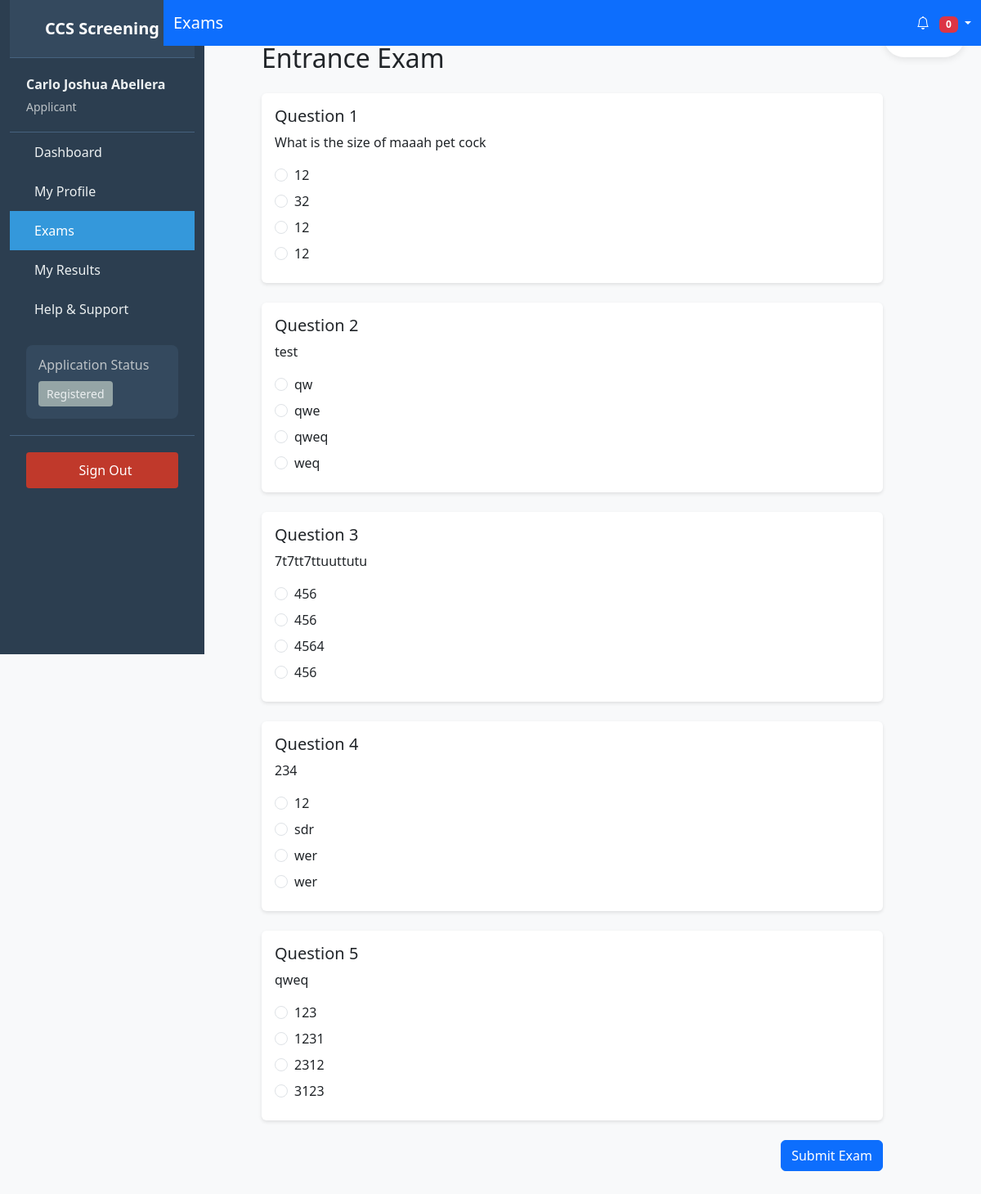
The page /applicant/exams.php?exam_id=2 (signed in) on the database its author committed.
### tables this page shows
CREATE TABLE `users` (
  `id` int(11) NOT NULL,
  `email` varchar(255) NOT NULL,
  `password` varchar(255) NOT NULL,
  `first_name` varchar(100) NOT NULL,
  `last_name` varchar(100) NOT NULL,
  `role` enum('super_admin','admin','applicant') NOT NULL,
  `status` enum('active','inactive','pending','approved','rejected') DEFAULT 'pending',
  `created_at` timestamp NOT NULL DEFAULT current_timestamp(),
  `updated_at` timestamp NOT NULL DEFAULT current_timestamp() ON UPDATE current_timestamp(),
  `updated_by` int(11) DEFAULT NULL
);

CREATE TABLE `exams` (
  `id` int(11) NOT NULL,
  `title` varchar(255) NOT NULL,
  `description` text DEFAULT NULL,
  `type` enum('mcq','coding') NOT NULL,
  `part` enum('1','2') NOT NULL,
  `duration_minutes` int(11) NOT NULL,
  `passing_score` int(11) NOT NULL,
  `status` enum('draft','published','archived') NOT NULL DEFAULT 'draft',
  `created_by` int(11) NOT NULL,
  `created_at` timestamp NOT NULL DEFAULT current_timestamp(),
  `updated_at` timestamp NOT NULL DEFAULT current_timestamp() ON UPDATE current_timestamp(),
  `instructions` text DEFAULT NULL
);

CREATE TABLE `questions` (
  `id` int(11) NOT NULL,
  `exam_id` int(11) NOT NULL,
  `question_text` text NOT NULL,
  `question_type` enum('multiple_choice','coding') NOT NULL,
  `points` int(11) NOT NULL DEFAULT 1,
  `coding_template` text DEFAULT NULL,
  `test_cases` text DEFAULT NULL,
  `solution` text DEFAULT NULL,
  `explanation` text DEFAULT NULL,
  `options` longtext DEFAULT NULL CHECK (json_valid(`options`)),
  `correct_answer` text DEFAULT NULL,
  `created_at` timestamp NOT NULL DEFAULT current_timestamp(),
  `updated_at` timestamp NOT NULL DEFAULT current_timestamp() ON UPDATE current_timestamp()
);

### config/database.php (called while the page is built, shortened)
<?php
class Database {
    private static $instance = null;
    private $connection;
    private function __construct() {
        try {
            $this->connection = new PDO(
                "mysql:host=localhost;dbname=ccs_screening",
                "root",
                ""
            );
            $this->connection->setAttribute(PDO::ATTR_ERRMODE, PDO::ERRMODE_EXCEPTION);
            $this->connection->setAttribute(PDO::ATTR_DEFAULT_FETCH_MODE, PDO::FETCH_ASSOC);
        } catch(PDOException $e) {
            die("Connection failed: " . $e->getMessage());
        }
    }
    public static function getInstance() {
        if (self::$instance === null) {
            self::$instance = new self();
        }
        return self::$instance;
    }
    public function query($sql, $params = []) {
        $stmt = $this->connection->prepare($sql);
        $stmt->execute($params);
        return $stmt;
    }
}
?>

### includes/utilities.php (called while the page is built, shortened)
<?php
if (!function_exists('safe_string')) {
    function safe_string($str) {
        return htmlspecialchars($str ?? '', ENT_QUOTES, 'UTF-8');
    }
}
if (!function_exists('safe_ucwords')) {
    function safe_ucwords($str) {
        return ucwords(str_replace('_', ' ', $str ?? ''));
    }
}
?>

### applicant/exams.php (the view, shortened to what this page needs)
<?php
require_once '../includes/layout.php';
require_once '../config/database.php';
$db = Database::getInstance();;
$exam_id = $_GET['exam_id'] ?? null;
$exam = null;
$questions = [];
if ($exam_id) {
    try {
        $stmt = $db->query("SELECT * FROM exams WHERE id = ?", [$exam_id]);
        $exam = $stmt->fetch();
        if ($exam) {
            $stmt = $db->query("SELECT * FROM questions WHERE exam_id = ? ORDER BY id", [$exam_id]);
            $questions = $stmt->fetchAll();
        }
    } catch (Exception $e) {
        error_log("Exam Error: " . $e->getMessage());
    }
}
?>
<div class="container-fluid">
    <div class="row">
        <?php get_sidebar('applicant'); ?>
        <main class="col-md-9 ms-sm-auto col-lg-10 px-md-4">
            <?php if ($exam): ?>
                <div id="examTimer" class="exam-timer">
                    <div class="timer-content">
                        <span id="timeLeft"></span>
                    </div>
                </div>
                <div class="exam-container">
                    <h1 class="h2 mb-4"><?php echo htmlspecialchars($exam['title']); ?></h1>
                    <form id="examForm" method="POST" action="submit_exam.php">
                        <?php foreach ($questions as $index => $question):
?>
    <div class="card mb-4">
        <div class="card-body">
            <h5 class="card-title">Question <?php echo $index + 1; ?></h5>
            <p class="card-text"><?php echo htmlspecialchars($question['question_text']); ?></p>
            <?php
            $choices = json_decode($question['options'], true);
            if ($choices && is_array($choices)):
                foreach ($choices as $choice_id => $choice_text):
            ?>
                    <div class="form-check mb-2">
                        <input class="form-check-input" type="radio"
                               name="answer[<?php echo $question['id']; ?>]"
                               id="choice_<?php echo $choice_id; ?>"
                               value="<?php echo htmlspecialchars($choice_text); ?>" required>
                        <label class="form-check-label" for="choice_<?php echo $choice_id; ?>">
                            <?php echo htmlspecialchars($choice_text); ?>
                        </label>
                    </div>
            <?php
                endforeach;
            else:
            ?>
                <p class="text-danger">No options available for this question.</p>
            <?php endif; ?>
        </div>
    </div>
<?php endforeach; ?>
                        <div class="d-grid gap-2 d-md-flex justify-content-md-end mb-4">
                            <button type="submit" class="btn btn-primary" id="submitExam">
                                Submit Exam
                            </button>
                        </div>
                    </form>
                </div>
            <?php endif; ?>
        </main>
    </div>
</div>

### applicant/includes/sidebar.php (shortened to what this page needs)
<?php
require_once __DIR__ . '/../../classes/Auth.php';
require_once __DIR__ . '/../../config/database.php';
require_once __DIR__ . '/../../includes/utilities.php';
$user_id = $_SESSION['user_id'];
$db = Database::getInstance();;
try {
    $stmt = $db->query("SELECT * FROM users WHERE id = ?", [(int)$user_id]);
    $user = $stmt->fetch();
    $stmt = $db->query("SELECT progress_status AS status FROM applicants WHERE user_id = ?", [(int)$user_id]);
    $applicant = $stmt->fetch();
    if (!$applicant) {
        $applicant = ['status' => 'registered'];
    }
} catch (Exception $e) {
    error_log("Sidebar Error: " . $e->getMessage());
    $user = ['first_name' => 'User', 'last_name' => ''];
    $applicant = ['status' => 'registered'];
    $exam_stats = ['total_exams' => 0, 'avg_score' => 0];
}
$current_page = basename($_SERVER['PHP_SELF']);
?>
<aside class="main-sidebar">
    <div class="brand-link">
        <span class="brand-text">CCS Screening</span>
    </div>
    <div class="sidebar">
        <div class="user-panel">
            <div class="info">
                <div class="user-name"><?php echo safe_string($user['first_name'] . ' ' . $user['last_name']); ?></div>
                <div class="user-role">Applicant</div>
            </div>
        </div>
        <nav class="sidebar-menu">
            <ul class="nav-list">
                <li class="nav-item">
                    <a href="<?php echo BASE_URL; ?>applicant/dashboard.php"
                       class="nav-link <?php echo $current_page === 'dashboard.php' ? 'active' : ''; ?>">
                        <span>Dashboard</span>
                    </a>
                </li>
                <li class="nav-item">
                    <a href="<?php echo BASE_URL; ?>applicant/profile.php"
                       class="nav-link <?php echo $current_page === 'profile.php' ? 'active' : ''; ?>">
                        <span>My Profile</span>
                    </a>
                </li>
                <li class="nav-item">
                    <a href="<?php echo BASE_URL; ?>applicant/exams.php"
                       class="nav-link <?php echo $current_page === 'exams.php' ? 'active' : ''; ?>">
                        <span>Exams</span>
                    </a>
                </li>
                <li class="nav-item">
                    <a href="<?php echo BASE_URL; ?>applicant/results.php"
                       class="nav-link <?php echo $current_page === 'results.php' ? 'active' : ''; ?>">
                        <span>My Results</span>
                    </a>
                </li>
                <li class="nav-item">
                    <a href="<?php echo BASE_URL; ?>applicant/support.php"
                       class="nav-link <?php echo $current_page === 'support.php' ? 'active' : ''; ?>">
                        <span>Help & Support</span>
                    </a>
                </li>
            </ul>
        </nav>
        <div class="application-status">
            <div class="status-card">
                <h6>Application Status</h6>
                <?php
                $status = $applicant['status'];
                $status_badges = [
                    'registered' => 'status-badge-secondary',
                    'screening' => 'status-badge-primary',
                    'interview_scheduled' => 'status-badge-warning',
                    'interview_completed' => 'status-badge-info',
                    'accepted' => 'status-badge-success',
                    'rejected' => 'status-badge-danger'
                ];
                $badge_class = $status_badges[$status] ?? 'status-badge-secondary';
                ?>
                <span class="status-badge <?php echo $badge_class; ?>">
                    <?php echo safe_ucwords(str_replace('_', ' ', $status)); ?>
                </span>
            </div>
        </div>
        <div class="sidebar-footer">
            <a href="<?php echo BASE_URL; ?>logout.php" class="btn-logout">
                <span>Sign Out</span>
            </a>
        </div>
    </div>
</aside>

### includes/layout.php (style rules this page uses)
body { min-height: 100vh; background-color: #f8f9fa; }

### applicant/includes/sidebar.php (style rules this page uses)
.main-sidebar { width: 250px; height: 100vh; position: fixed; top: 0; left: 0; background: #2c3e50; color: #ecf0f1; z-index: 1000; transition: all 0.3s ease; }
.brand-link { padding: 20px; text-align: center; background: #34495e; border-bottom: 1px solid #46627f; }
.brand-text { font-size: 1.25rem; font-weight: 600; color: #fff; }
.user-panel { padding: 20px; border-bottom: 1px solid #46627f; }
.user-name { font-weight: 600; margin-bottom: 5px; }
.user-role { font-size: 0.875rem; color: #bdc3c7; }
.nav-list { list-style: none; padding: 0; margin: 0; }
.nav-link { display: flex; align-items: center; padding: 12px 20px; color: #ecf0f1; text-decoration: none; transition: all 0.3s ease; }
.nav-link.active { background: #3498db; color: #fff; }
.application-status { padding: 20px; margin-top: auto; }
.status-card { background: #34495e; padding: 15px; border-radius: 8px; }
.status-card h6 { margin-bottom: 10px; color: #bdc3c7; }
.status-badge { display: inline-block; padding: 5px 10px; border-radius: 4px; font-size: 0.875rem; }
.status-badge-secondary { background: #95a5a6; }
.sidebar-footer { padding: 20px; border-top: 1px solid #46627f; }
.btn-logout { display: flex; align-items: center; justify-content: center; width: 100%; padding: 10px; background: #c0392b; color: #fff; border: none; border-radius: 4px; text-decoration: none; transition: all 0.3s ease; }

### applicant/exams.php (style rules this page uses)
.exam-timer { position: fixed; top: 20px; right: 20px; z-index: 1000; background: #fff; padding: 10px 20px; border-radius: 50px; box-shadow: 0 2px 10px rgba(0,0,0,0.1); }
.timer-content { display: flex; align-items: center; font-size: 1.25rem; font-weight: 600; color: #2c3e50; }
.exam-container { max-width: 800px; margin: 2rem auto; padding: 20px; }
.card { border: none; box-shadow: 0 2px 4px rgba(0,0,0,0.1); }

### rows shown on the page
users: first_name+last_name "Carlo Joshua Abellera"
exams: title "Entrance Exam"
questions: question_text "What is the size of maaah pet cock", options "12", options "32"
questions: question_text "test", options "qw", options "qwe", options "qweq", options "weq"
questions: question_text "7t7tt7ttuuttutu", options "456", options "4564"
questions: question_text "234", options "12", options "sdr", options "wer"
questions: question_text "qweq", options "123", options "1231", options "2312", options "3123"

### other values the page prints
$title "Exams"
safe_ucwords(str_replace('_', ' ', $status)) "Registered"
